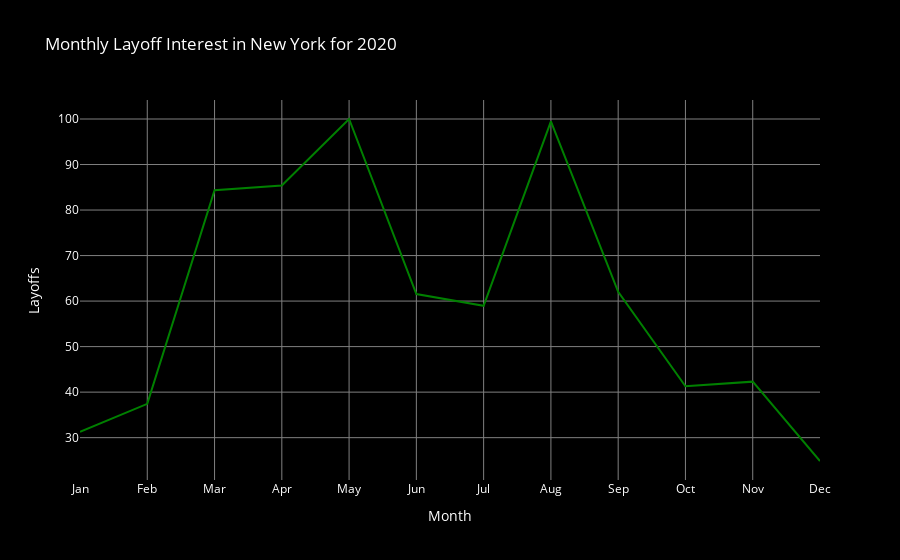

The cell this chart's notebook holds for it:
### Markdown cell above
Layoff Interest

### Code cell
layoffs = pd.read_csv("NYC_layoff_interest.csv")
# Ensure the 'Week' column is datetime type
layoffs['Week'] = pd.to_datetime(layoffs['Week'])

# Extract the month from the 'Week' column
layoffs['Month'] = layoffs['Week'].dt.month

monthly_layoffs = layoffs.groupby('Month')['Layoff Google Searches in New York'].sum().reset_index()

max_val = monthly_layoffs['Layoff Google Searches in New York'].max()
monthly_layoffs['Layoff Google Interest in New York for 2020'] = monthly_layoffs['Layoff Google Searches in New York'] * 100/max_val


# Create the line graph with Plotly Express
fig = px.line(
    monthly_layoffs, 
    x='Month', 
    y='Layoff Google Interest in New York for 2020', 
    title='Monthly Layoff Interest in New York for 2020',
    labels={'Month': 'Month', 'Layoff Google Interest in New York for 2020': 'Layoffs Interest'},
    color_discrete_sequence=['green']
)

# Add layout customization
fig.update_layout(
    xaxis=dict(
        title='Month',
        tickmode='array',
        tickvals=list(range(1, 13)),
        ticktext=['Jan', 'Feb', 'Mar', 'Apr', 'May', 'Jun', 'Jul', 'Aug', 'Sep', 'Oct', 'Nov', 'Dec'],
         gridcolor='gray',
    ),
    yaxis=dict(
        title='Layoffs',
        gridcolor='gray',
    ),
    plot_bgcolor='black',  # Set the plotting area background to black
    paper_bgcolor='black',  # Set the entire chart background to black
    font=dict(
        color='white'  # Ensure all default text (like legend, annotations) is white
    )
)

fig.show()
pio.write_html(fig, file='monthly_layoffs.html', auto_open=False)

### Figure 1 — Plotly figure (JSON) as saved in the notebook; plotly's stock layout.template omitted (floating-point values rounded to 4 significant figures)
{"data": [{"hovertemplate": "Month=%{x}<br>Layoffs Interest=%{y}<extra></extra>", "legendgroup": "", "line": {"color": "green", "dash": "solid"}, "marker": {"symbol": "circle"}, "mode": "lines", "name": "", "orientation": "v", "showlegend": false, "type": "scatter", "x": [1, 2, 3, 4, 5, 6, 7, 8, 9, 10, 11, 12], "xaxis": "x", "y": [31.28, 37.44, 84.36, 85.38, 100, 61.54, 58.97, 99.49, 62.05, 41.28, 42.31, 24.87], "yaxis": "y"}], "layout": {"font": {"color": "white"}, "legend": {"tracegroupgap": 0}, "paper_bgcolor": "black", "plot_bgcolor": "black", "title": {"text": "Monthly Layoff Interest in New York for 2020"}, "xaxis": {"anchor": "y", "domain": [0, 1], "gridcolor": "gray", "tickmode": "array", "ticktext": ["Jan", "Feb", "Mar", "Apr", "May", "Jun", "Jul", "Aug", "Sep", "Oct", "Nov", "Dec"], "tickvals": [1, 2, 3, 4, 5, 6, 7, 8, 9, 10, 11, 12], "title": {"text": "Month"}}, "yaxis": {"anchor": "x", "domain": [0, 1], "gridcolor": "gray", "title": {"text": "Layoffs"}}}}
